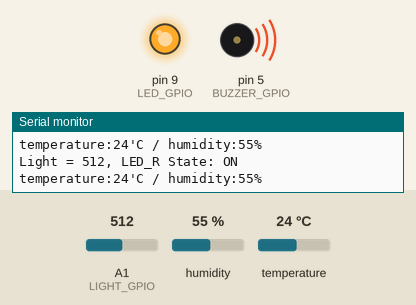
This sketch was run on a simulated Arduino Uno, built with avr-gcc and run on an emulated ATmega328P. On the bench: output pins drawn as LEDs (lit = HIGH), buzzer (waves = sounding), the last lines printed to the serial monitor. The inputs (shaded band) are chosen by the test bench; at power-on: A1 (LIGHT_GPIO) = 512, humidity 55 %, temperature 24 °C.

Above: at 1.8 s.
1.9 s: A1 (LIGHT_GPIO) set to 690
3.4 s: A1 (LIGHT_GPIO) set to 709
At 4.5 s:
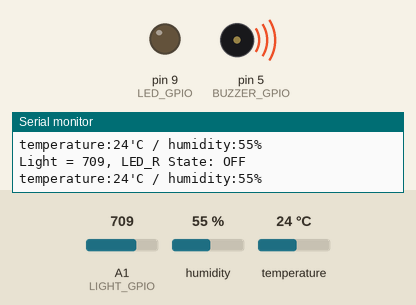
5.5 s: A1 (LIGHT_GPIO) set to 511
At 7.2 s:
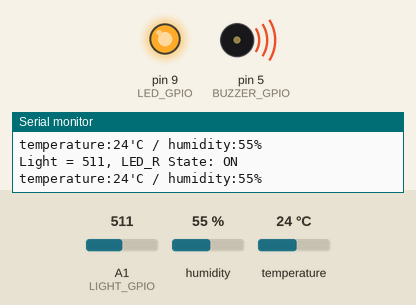
7.5 s: A1 (LIGHT_GPIO) set to 710
At 8.9 s:
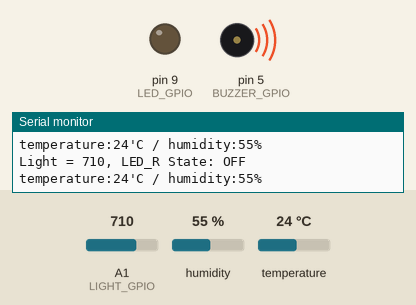
Timing chart, 0 to 10.5 s (numbered marks = the images above; inputs shaded):
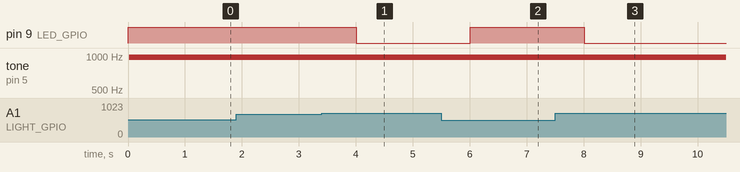

The sketch:

P1_TestSensors_EasyShield_WizArduino.ino
```cpp
#include <Arduino.h>
#include <Time.h>
#include <TimeLib.h>
#include <SimpleDHT.h>

#if defined(ARDUINO_ARCH_SAMD) // Atmel ARM Cortex core based MCU series
  // Required for Serial on Zero based boards
  #define Serial SERIAL_PORT_USBVIRTUAL
#endif

#define LIGHT_THRESHOLD 700

SimpleDHT11 dht11;

int DHT11_GPIO = 4;
int LED_GPIO = 9;
int BUZZER_GPIO = 5;
int LIGHT_GPIO = A1;

int reportIntervalMSec = 1000; // 1000ms = 1sec

// Buzzer
#define NUMTONES 2
int buzzerTones[NUMTONES] = {700, 0};
int buzzerIntervalMSec = 200;
int currentTone = 0;
bool flag_buzzer_on = false;
time_t currentMillis;
time_t nextBuzzerInterval = millis();

void setup()
{
  Serial.begin(115200);
  while(!Serial);

  pinMode(LED_GPIO, OUTPUT);
}

time_t current;
time_t nextReportInterval = millis();

void loop()
{
  int err;
  byte temperature, humidity;
  int lightVal;

  current = millis();
  if (current > nextReportInterval) {

    // CDS: Light
    lightVal = analogRead(LIGHT_GPIO);
    Serial.print("Light = ");
    Serial.print(lightVal);

    Serial.print(", LED_R State: ");
    if(lightVal > LIGHT_THRESHOLD)
    {
      digitalWrite(LED_GPIO, LOW);
      Serial.println("OFF");

      flag_buzzer_on = false;
      analogWrite(BUZZER_GPIO, 0);
    }
    else
    {
      digitalWrite(LED_GPIO, HIGH);
      Serial.println("ON");
      flag_buzzer_on = true;
    }

    // DHT11: Temperature & Humidity
    if((err=dht11.read(DHT11_GPIO, &temperature, &humidity, NULL))==0)
    {
      Serial.print("temperature:");
      Serial.print(temperature);
      Serial.print("'C");
      Serial.print(" / humidity:");
      Serial.print(humidity);
      Serial.println("%");
      Serial.println();
    }
    else
    {
      Serial.println();
      Serial.print("Error No :");
      Serial.print(err);
      Serial.println();
    }
    nextReportInterval = current + reportIntervalMSec;
  }

  // Buzzer
  if(flag_buzzer_on == true) {
     currentMillis = current;
     if(currentMillis > nextBuzzerInterval) {
       analogWrite(BUZZER_GPIO, buzzerTones[currentTone++]);

       if(currentTone >= NUMTONES) currentTone = 0;
       nextBuzzerInterval = currentMillis + buzzerIntervalMSec;
     }
  } else {
    currentTone = 0;
  }
}
```

Measured:
- the behaviour switches between 700 and 701 on A1 (LIGHT_GPIO) (found by bisection; images 0 and 1)
- after the input at 3.4 s, pin 9 (LED_GPIO): HIGH → LOW after 0.61 s
- after the input at 5.5 s, pin 9 (LED_GPIO): LOW → HIGH after 0.51 s
- after the input at 7.5 s, pin 9 (LED_GPIO): HIGH → LOW after 0.51 s
